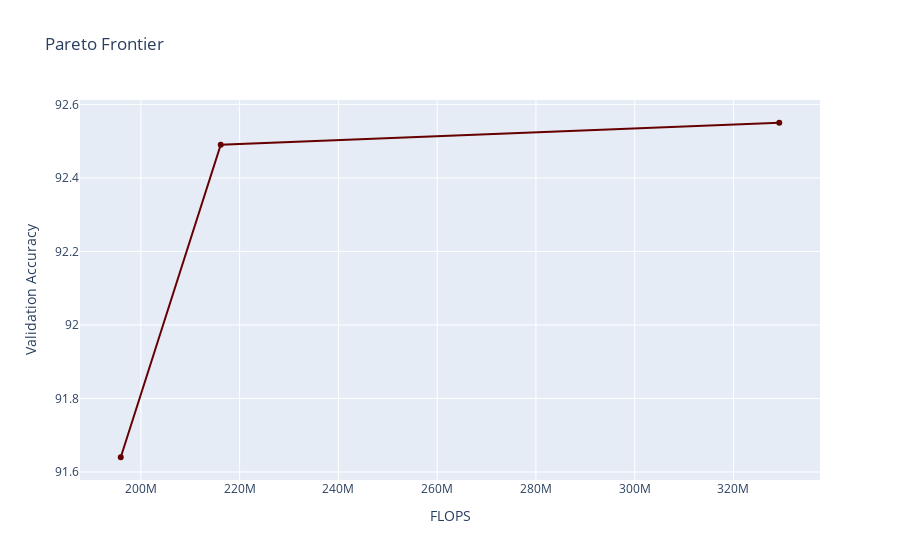

This figure's notebook cell:
### Code cell
# Plot
# [Reference - RGB color] http://www.n2n.pe.kr/lev-1/color.htm
fig = go.Figure()

# Add traces
# fig.add_trace(go.Scatter(x=x_pareto_full_training, y=y_pareto_full_training,
#                     mode='markers',
#                     name='GA search points',
#                     marker_color='rgb(051, 102, 204)'
#                 ))

fig.add_trace(go.Scatter(x=x_pareto_front_full_training, y=y_pareto_front_full_training,
                    mode='lines+markers',
                    name='Pareto Frontier (20 gen) - Full training',
                    line_color='rgb(102, 000, 000)'  # 생상값 660000
                ))

fig.update_layout(title='Pareto Frontier',

                  xaxis_title='FLOPS',
                  yaxis_title='Validation Accuracy',
                  
                  yaxis_zeroline=False, xaxis_zeroline=False)

fig.show()

### Figure 1 — Plotly figure (JSON) as saved in the notebook; plotly's stock layout.template omitted (floating-point values rounded to 4 significant figures)
{"data": [{"line": {"color": "rgb(102, 000, 000)"}, "mode": "lines+markers", "name": "Pareto Frontier (20 gen) - Full training", "type": "scatter", "x": [195924592, 216172144, 329265920], "y": [91.64, 92.49, 92.55]}], "layout": {"title": {"text": "Pareto Frontier"}, "xaxis": {"title": {"text": "FLOPS"}, "zeroline": false}, "yaxis": {"title": {"text": "Validation Accuracy"}, "zeroline": false}}}
